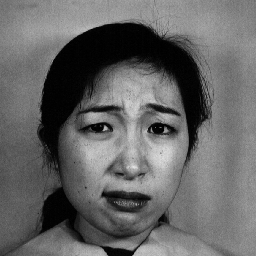
%> input picture jaffe/KA.DI2.43.tiff, 256 x 256 px; its folder holds only this picture in this run
$ octave faceDetection.m   (GNU Octave 9; MATLAB toolbox functions it lacks are replaced by stand-ins)
%> lines starting %> are read from the running program, lines starting %| are printed output that depends on the picture
%Reading images from the folder
src = dir('~/Desktop/ML-project/emotionDetection/jaffe/*.tiff');

% [10 lines of commented-out code are left out]
detect = vision.CascadeObjectDetector;
val = zeros(length(src), 4);
for i = 1 : length(src)
    filename = strcat('~/Desktop/ML-project/emotionDetection/jaffe/', src(i).name);
    I = imread(filename);
%> I is the input picture: size 256x256 uint8; min 0, max 226, mean 101.9
    %Getting the co-ordinate of the rectangle block around the face
    temp = step(detect, I);
%> temp = [52 66 157 157]
    for j = 1 : 4
        val(i, j) = temp(j);
    end
%> after the loop, val = [52 66 157 157]

    %Annotating the image around the face
    Ifaces = insertObjectAnnotation(I, 'rectangle', val(i,:), 'Face');
    figure, imshow(Ifaces);

    %For cropping the image around the face
    Icrop = imcrop(I, val(i, :));
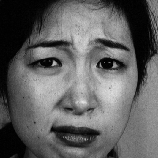
%> Icrop: size 158x158 uint8; min 0, max 226, mean 97
    imshow(Icrop);
end

$ run again, on jaffe/KL.DI4.173.tiff
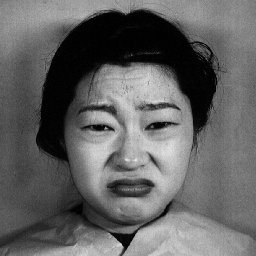
%> input picture jaffe/KL.DI4.173.tiff, 256 x 256 px
%> I is the input picture: size 256x256 uint8; min 0, max 236, mean 98.8
%> temp = [52 63 161 161]
%> `Icrop = imcrop(I, val(i, :));`:
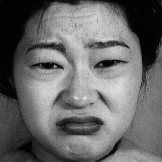
%> Icrop: size 162x162 uint8; min 0, max 236, mean 105.7
